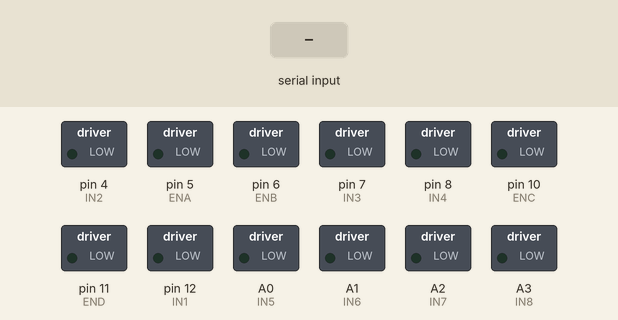
Bench run of a sketch on a simulated Arduino Uno, built with avr-gcc and run on an emulated ATmega328P. Parts: switched loads named in the sketch (green lamp = pin HIGH). The inputs (shaded band) are chosen by the test bench. What the sketch prints to the serial monitor is not drawn.

Above: at 1.2 s.
1.3 s: byte 70 (FORWARD) received over Serial
At 1.7 s:
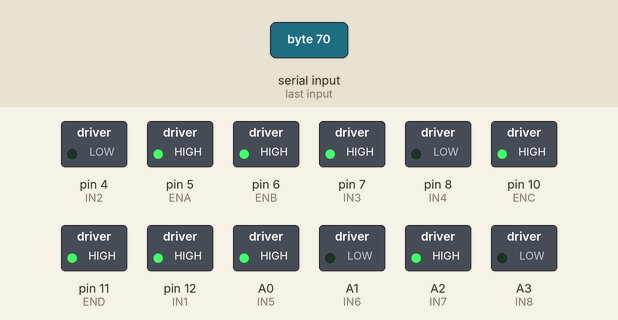
2.8 s: byte 66 (BACKWARD) received over Serial
At 4.0 s:
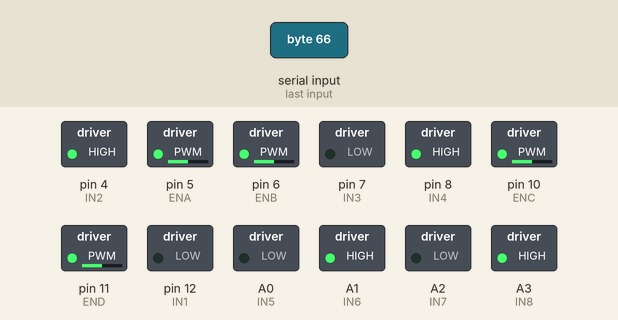
4.3 s: byte 76 (LEFT) received over Serial
At 5.1 s:
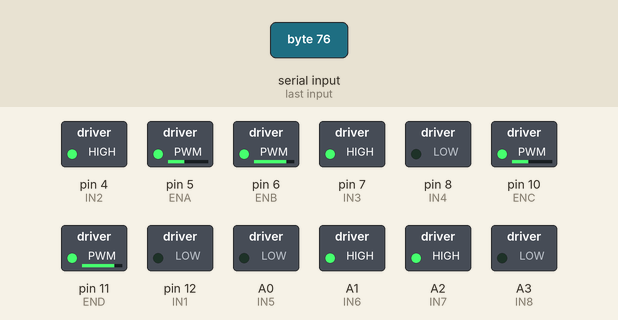
5.8 s: byte 82 (RIGHT) received over Serial
At 6.3 s:
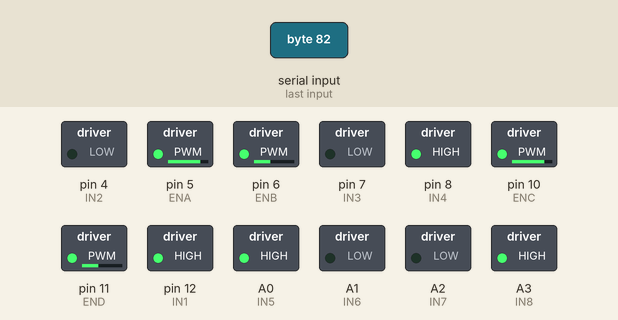
7.3 s: byte 70 (FORWARD) received over Serial
At 8.5 s:
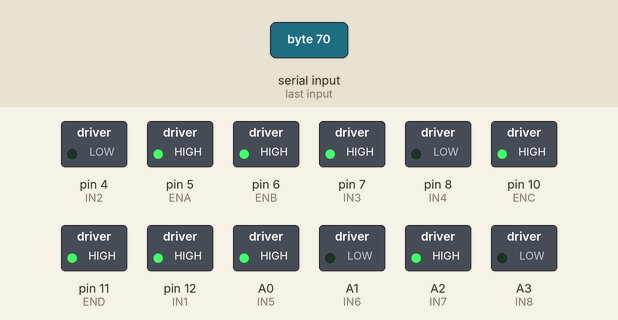
8.8 s: byte 67 (STOP) received over Serial
At 9.8 s:
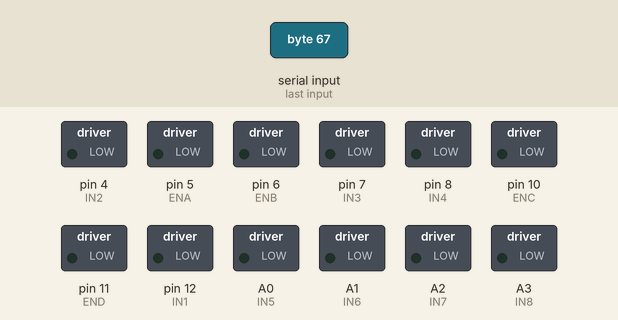
Timing chart, 0 to 11.8 s (numbered marks = the images above; inputs shaded):
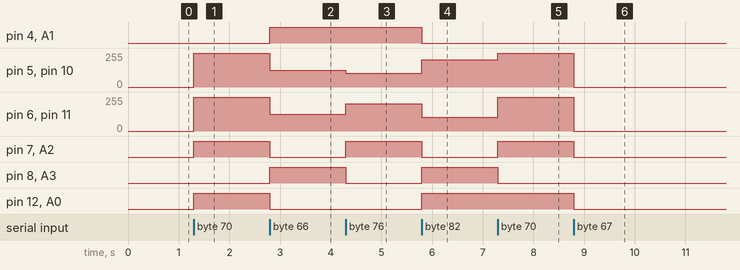

Measured:
- after the input at 1.3 s, pin 5 (ENA), pin 6 (ENB), pin 10 (ENC), pin 11 (END): 0/255 → 255/255 at once; pin 7 (IN3), pin 12 (IN1), A0 (IN5), A2 (IN7): LOW → HIGH at once
- after the input at 2.8 s, pin 4 (IN2), pin 8 (IN4), A1 (IN6), A3 (IN8): LOW → HIGH at once; pin 5 (ENA), pin 6 (ENB), pin 10 (ENC), pin 11 (END): 255/255 → 127/255 at once; pin 7 (IN3), pin 12 (IN1), A0 (IN5), A2 (IN7): HIGH → LOW at once
- after the input at 4.3 s, pin 5 (ENA), pin 10 (ENC): 127/255 → 102/255 at once; pin 6 (ENB), pin 11 (END): 127/255 → 204/255 at once; pin 7 (IN3), A2 (IN7): LOW → HIGH at once; pin 8 (IN4), A3 (IN8): HIGH → LOW at once
- after the input at 5.8 s, pin 4 (IN2), pin 7 (IN3), A1 (IN6), A2 (IN7): HIGH → LOW at once; pin 5 (ENA), pin 10 (ENC): 102/255 → 204/255 at once; pin 6 (ENB), pin 11 (END): 204/255 → 102/255 at once; pin 8 (IN4), pin 12 (IN1), A0 (IN5), A3 (IN8): LOW → HIGH at once
- after the input at 7.3 s, pin 5 (ENA), pin 10 (ENC): 204/255 → 255/255 at once; pin 6 (ENB), pin 11 (END): 102/255 → 255/255 at once; pin 7 (IN3), A2 (IN7): LOW → HIGH at once; pin 8 (IN4), A3 (IN8): HIGH → LOW at once
- after the input at 8.8 s, pin 5 (ENA), pin 6 (ENB), pin 10 (ENC), pin 11 (END): 255/255 → 0/255 at once; pin 7 (IN3), pin 12 (IN1), A0 (IN5), A2 (IN7): HIGH → LOW at once

The sketch:

motor_controller.ino
```cpp
// Sketch used to control 4 motors of mobile platform.
// Code inefficient, but given it´ll be replaced by ROS2 controller refactoring was not undertaken.

// Pin groups:
// Input: pin 2
// PWM speed: pins 5,6 and 10,11 (front left right, back left right)
// Direction: (12,4), (7,8) and (A0,A1), (A2,A3)


// Updating interrupt pins to test  digitalPinToInterrupt() function
#include <EnableInterrupt.h>


// Global variables
int toggleStateS;
int toggleStateD;
int lastButtonDState = 1;
long unsigned int lastPress;
volatile int buttonDFlag;
int debounceTime = 20;
int speed;

// Motor A (Front Left)
int ENA = 5;
int IN1 = 12;
int IN2 = 4;

// Motor B (Front Right)
int ENB = 6;
int IN3 = 7;
int IN4 = 8;

// Motor C (Back Left)
int ENC = 10;
int IN5 = A0;
int IN6 = A1;

// Motor D (Back Right)
int END = 11;
int IN7 = A2;
int IN8 = A3;


//encoder inputs and variables
#define LEFT 0 // #        left wheel encoder  -> Digital pin 2, interrupt 0
#define RIGHT 1 // #        right wheel encoder -> Digital pin 3, interrupt 1

//bluetooth remote control commands
#define FORWARD 'F'
#define BACKWARD 'B'
#define LEFT 'L'
#define RIGHT 'R'
#define STOP 'C' // circle button

// store current count of coder
long coder[2] = {
  0,0};
// store absolute count of coder
long coder_abs[2] = {
  0,0};
// store current speed of coder
float lastSpeed[2] = {
  0,0};
float delta = 2; // Period of measuring cycle, T seconds speed is measured at


void setup() {
  // Initialize all pins as outputs
  pinMode(ENA, OUTPUT);
  pinMode(ENB, OUTPUT);
  pinMode(IN1, OUTPUT);
  pinMode(IN2, OUTPUT);
  pinMode(IN3, OUTPUT);
  pinMode(IN4, OUTPUT);
  pinMode(ENC, OUTPUT);
  pinMode(END, OUTPUT);
  pinMode(IN5, OUTPUT);
  pinMode(IN6, OUTPUT);
  pinMode(IN7, OUTPUT);
  pinMode(IN8, OUTPUT);

  //encoder setup
  enableInterrupt(2, LwheelSpeed, CHANGE);    //init the interrupt mode for digital pin 2 (interrupt 0)
  enableInterrupt(3, RwheelSpeed, CHANGE);   //init the interrupt mode for digital pin 3 (interrupt 1)


  Serial.begin(38400);
}

void Forward(int speed) {
  // Front Left Motor
  digitalWrite(IN1, HIGH);
  digitalWrite(IN2, LOW);
  analogWrite(ENA, speed);

  // Front Right Motor
  digitalWrite(IN3, HIGH);
  digitalWrite(IN4, LOW);
  analogWrite(ENB, speed);

  // Back Left Motor
  digitalWrite(IN5, HIGH);
  digitalWrite(IN6, LOW);
  analogWrite(ENC, speed);

  // Back Right Motor
  digitalWrite(IN7, HIGH);
  digitalWrite(IN8, LOW);
  analogWrite(END, speed);
}

void Back(int speed) {
  // Front Left Motor
  digitalWrite(IN1, LOW);
  digitalWrite(IN2, HIGH);
  analogWrite(ENA, speed / 2);

  // Front Right Motor
  digitalWrite(IN3, LOW);
  digitalWrite(IN4, HIGH);
  analogWrite(ENB, speed / 2);

  // Back Left Motor
  digitalWrite(IN5, LOW);
  digitalWrite(IN6, HIGH);
  analogWrite(ENC, speed / 2);

  // Back Right Motor
  digitalWrite(IN7, LOW);
  digitalWrite(IN8, HIGH);
  analogWrite(END, speed / 2);
}

void Right(int speed) {
  // Front Left Motor
  digitalWrite(IN1, HIGH);
  digitalWrite(IN2, LOW);
  analogWrite(ENA, 4 * speed / 5);

  // Front Right Motor
  digitalWrite(IN3, LOW);
  digitalWrite(IN4, HIGH);
  analogWrite(ENB, 2 * speed / 5);

  // Back Left Motor
  digitalWrite(IN5, HIGH);
  digitalWrite(IN6, LOW);
  analogWrite(ENC, 4 * speed / 5);

  // Back Right Motor
  digitalWrite(IN7, LOW);
  digitalWrite(IN8, HIGH);
  analogWrite(END, 2 * speed / 5);
}

void Left(int speed) {
  // Front Left Motor
  digitalWrite(IN1, LOW);
  digitalWrite(IN2, HIGH);
  analogWrite(ENA, 2 * speed / 5);

  // Front Right Motor
  digitalWrite(IN3, HIGH);
  digitalWrite(IN4, LOW);
  analogWrite(ENB, 4 * speed / 5);

  // Back Left Motor
  digitalWrite(IN5, LOW);
  digitalWrite(IN6, HIGH);
  analogWrite(ENC, 2 * speed / 5);

  // Back Right Motor
  digitalWrite(IN7, HIGH);
  digitalWrite(IN8, LOW);
  analogWrite(END, 4 * speed / 5);
}

void Stop() {
  // Front Left Motor
  digitalWrite(IN1, LOW);
  digitalWrite(IN2, LOW);
  analogWrite(ENA, 0);

  // Front Right Motor
  digitalWrite(IN3, LOW);
  digitalWrite(IN4, LOW);
  analogWrite(ENB, 0);

  // Back Left Motor
  digitalWrite(IN5, LOW);
  digitalWrite(IN6, LOW);
  analogWrite(ENC, 0);

  // Back Right Motor
  digitalWrite(IN7, LOW);
  digitalWrite(IN8, LOW);
  analogWrite(END, 0);
}

void loop() {
  // Check if data is available to read
  if (Serial.available() > 0) {
    // Read a single character
    char ch = Serial.read();

    if (ch != '0') {
    // Print the received character
    Serial.print("ISR called with character: ");
    Serial.println(ch);
    speed = 255;
      toggleStateS = (toggleStateS + 1) % 5;
      switch (ch) {
        case FORWARD:
          Forward(speed);
          break;
        case BACKWARD:
          Back(speed);
          break;
        case LEFT:
          Left(speed);
          break;
        case RIGHT:
          Right(speed);
          break;
        case STOP:
          Stop();
          break;
      }
    }


  }
  // code pertaining to reading encoder value
  static unsigned long enc_time = 0;                //print manager enc_time

  if(millis() - enc_time > delta * 1000){

    //record the latest speed value
    lastSpeed[LEFT] = coder[LEFT] / delta;
    lastSpeed[RIGHT] = coder[RIGHT] / delta;
    // update total displacement
    coder_abs[LEFT] += coder[LEFT];
    coder_abs[RIGHT] += coder[RIGHT];
    // print values
    Serial.println("Speed value: ");
    Serial.print("[Left Wheel]");
    Serial.print(lastSpeed[LEFT]);
    Serial.print("[Right Wheel]");
    Serial.println(lastSpeed[RIGHT]);
    Serial.println("Coder value: ");
    Serial.print("[Left Wheel]");
    Serial.print(coder_abs[LEFT]);
    Serial.print("[Right Wheel]");
    Serial.println(coder_abs[RIGHT]);

    // reset current coder value and enc_time
    coder[LEFT] = 0;
    coder[RIGHT] = 0;
    enc_time = millis();
  }
}
// encoder ISRs
// ISR used to add 1 to count whenever encoder photosensor changes from 1 to 0 or vice versa
void LwheelSpeed()
{
  coder[LEFT] ++;  //count the left wheel encoder interrupts
}


void RwheelSpeed()
{
  coder[RIGHT] ++; //count the right wheel encoder interrupts
}
```
